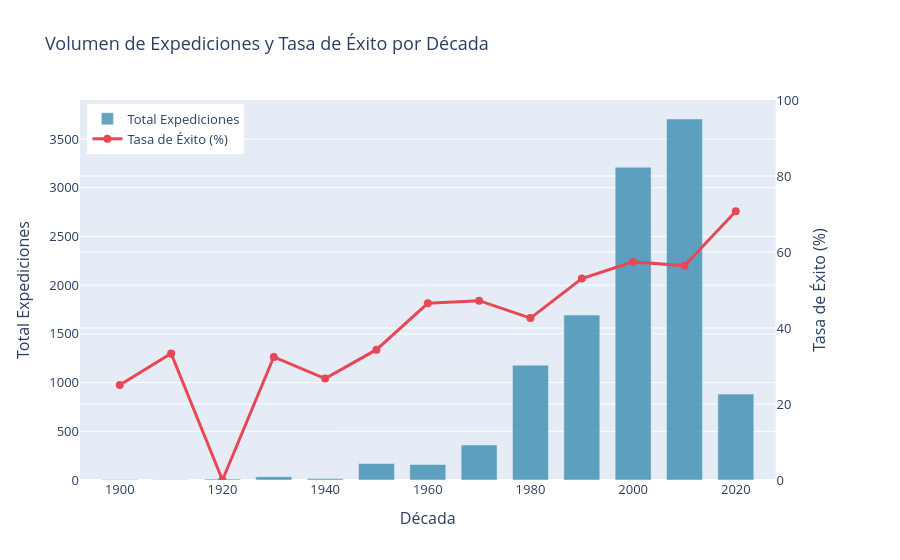

The notebook cell saved with this chart:
### Code cell
fig_temporal = make_subplots(specs=[[{'secondary_y': True}]])

fig_temporal.add_trace(
    go.Bar(
        x=temporal['decade'],
        y=temporal['total_expediciones'],
        name='Total Expediciones',
        marker_color='#2E86AB',
        opacity=0.75,
    ),
    secondary_y=False,
)

fig_temporal.add_trace(
    go.Scatter(
        x=temporal['decade'],
        y=temporal['tasa_exito_pct'],
        name='Tasa de Éxito (%)',
        mode='lines+markers',
        line=dict(color='#E84855', width=3),
        marker=dict(size=8),
    ),
    secondary_y=True,
)

fig_temporal.update_layout(
    title='Volumen de Expediciones y Tasa de Éxito por Década',
    xaxis_title='Década',
    font_size=13,
    legend=dict(x=0.01, y=0.99),
    bargap=0.3,
)
fig_temporal.update_yaxes(title_text='Total Expediciones', secondary_y=False)
fig_temporal.update_yaxes(title_text='Tasa de Éxito (%)',
                          secondary_y=True, range=[0, 100])

fig_temporal.write_image(str(FIGURES / 'temporal_trends.png'), scale=2)
fig_temporal.show()

### Figure 1 — Plotly figure (JSON) as saved in the notebook; plotly's stock layout.template omitted (floating-point values rounded to 4 significant figures)
{"data": [{"marker": {"color": "#2E86AB"}, "name": "Total Expediciones", "opacity": 0.75, "type": "bar", "x": [1900, 1910, 1920, 1930, 1940, 1950, 1960, 1970, 1980, 1990, 2000, 2010, 2020], "xaxis": "x", "y": [4, 3, 10, 34, 15, 169, 159, 360, 1179, 1693, 3211, 3706, 882], "yaxis": "y"}, {"line": {"color": "#E84855", "width": 3}, "marker": {"size": 8}, "mode": "lines+markers", "name": "Tasa de Éxito (%)", "type": "scatter", "x": [1900, 1910, 1920, 1930, 1940, 1950, 1960, 1970, 1980, 1990, 2000, 2010, 2020], "xaxis": "x", "y": [25.0, 33.3, 0.0, 32.4, 26.7, 34.3, 46.5, 47.2, 42.6, 53.0, 57.4, 56.4, 70.7], "yaxis": "y2"}], "layout": {"bargap": 0.3, "font": {"size": 13}, "legend": {"x": 0.01, "y": 0.99}, "title": {"text": "Volumen de Expediciones y Tasa de Éxito por Década"}, "xaxis": {"anchor": "y", "domain": [0, 0.94], "title": {"text": "Década"}}, "yaxis": {"anchor": "x", "domain": [0, 1], "title": {"text": "Total Expediciones"}}, "yaxis2": {"anchor": "x", "overlaying": "y", "range": [0, 100], "side": "right", "title": {"text": "Tasa de Éxito (%)"}}}}
